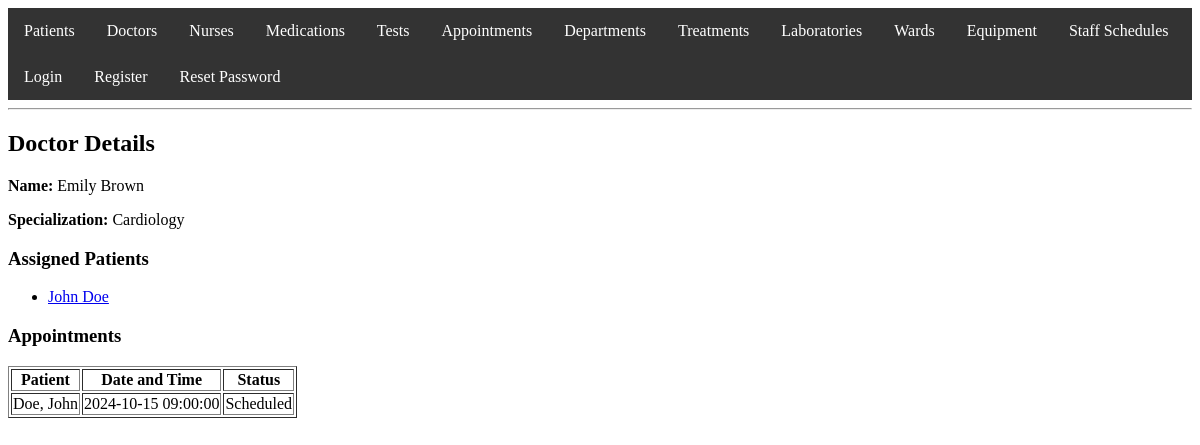
Screenshot of /doctor/doctor_care.php?id=1 with the database file from the repository.
### tables this page shows
CREATE TABLE Doctors (
                         doctor_id INT PRIMARY KEY AUTO_INCREMENT,
                         user_id INT,
                         first_name VARCHAR(50),
                         last_name VARCHAR(50),
                         specialization_id INT,
                         FOREIGN KEY (user_id) REFERENCES Users(user_id) ON DELETE CASCADE,
                         FOREIGN KEY (specialization_id) REFERENCES Specializations(specialization_id)
);

CREATE TABLE Specializations (
                                 specialization_id INT PRIMARY KEY AUTO_INCREMENT,
                                 name VARCHAR(100),
                                 description TEXT
);

CREATE TABLE Patients (
                          patient_id INT PRIMARY KEY AUTO_INCREMENT,
                          user_id INT DEFAULT NULL,
                          first_name VARCHAR(50),
                          last_name VARCHAR(50),
                          birth_date DATE,
                          gender ENUM('Male', 'Female', 'Other'),
                          address TEXT,
                          phone VARCHAR(15),
                          insurance_id INT,
                          FOREIGN KEY (user_id) REFERENCES Users(user_id) ON DELETE SET NULL,
                          FOREIGN KEY (insurance_id) REFERENCES Insurance(insurance_id)
);

CREATE TABLE Appointments (
                              appointment_id INT PRIMARY KEY AUTO_INCREMENT,
                              patient_id INT,
                              doctor_id INT,
                              appointment_date DATETIME,
                              status ENUM('Scheduled', 'Completed', 'Cancelled'),
                              FOREIGN KEY (patient_id) REFERENCES Patients(patient_id) ON DELETE CASCADE,
                              FOREIGN KEY (doctor_id) REFERENCES Doctors(doctor_id) ON DELETE CASCADE
);

### doctor/doctor_care.php (the view, shortened to what this page needs)
<?php
include '../auth.php';
include '../header.php';
$doctor_id = intval($_GET['id']);
$stmt = $conn->prepare("SELECT * FROM Doctors WHERE doctor_id = ?");
$stmt->bind_param("i", $doctor_id);
$stmt->execute();
$doctor_result = $stmt->get_result();
$doctor = $doctor_result->fetch_assoc();
$stmt = $conn->prepare("
    SELECT p.patient_id, p.first_name, p.last_name
    FROM Patients p
    JOIN DoctorPatient dp ON p.patient_id = dp.patient_id
    WHERE dp.doctor_id = ?
");
$stmt->bind_param("i", $doctor_id);
$stmt->execute();
$patients_result = $stmt->get_result();
?>
<h2>Doctor Details</h2>
<p><strong>Name:</strong> <?php echo htmlspecialchars($doctor['first_name'] . ' ' . $doctor['last_name']); ?></p>
<p><strong>Specialization:</strong>
    <?php
    $spec_id = $doctor['specialization_id'];
    $stmt = $conn->prepare("SELECT name FROM Specializations WHERE specialization_id = ?");
    $stmt->bind_param("i", $spec_id);
    $stmt->execute();
    $spec_result = $stmt->get_result();
    $spec = $spec_result->fetch_assoc();
    echo htmlspecialchars($spec['name']);
    ?>
</p>
<h3>Assigned Patients</h3>
<ul>
    <?php while ($patient = $patients_result->fetch_assoc()): ?>
        <li>
            <a href="../patient/patient_care.php?id=<?php echo $patient['patient_id']; ?>">
                <?php echo htmlspecialchars($patient['first_name'] . ' ' . $patient['last_name']); ?>
            </a>
        </li>
    <?php endwhile; ?>
</ul>
<h3>Appointments</h3>
<table border="1">
    <tr>
        <th>Patient</th>
        <th>Date and Time</th>
        <th>Status</th>
    </tr>
    <?php
    $appointments_result = $conn->prepare("
        SELECT a.*, p.first_name AS patient_first_name, p.last_name AS patient_last_name
        FROM Appointments a
        JOIN Patients p ON a.patient_id = p.patient_id
        WHERE a.doctor_id = ?
        ORDER BY a.appointment_date DESC
    ");
    $appointments_result->bind_param("i", $doctor_id);
    $appointments_result->execute();
    $appointments = $appointments_result->get_result();
    while ($appointment = $appointments->fetch_assoc()):
    ?>
    <tr>
        <td><?php echo htmlspecialchars($appointment['patient_last_name'] . ', ' . $appointment['patient_first_name']); ?></td>
        <td><?php echo htmlspecialchars($appointment['appointment_date']); ?></td>
        <td><?php echo htmlspecialchars($appointment['status']); ?></td>
    </tr>
    <?php endwhile; ?>
</table>
<?php
include '../footer.php';
?>

### rows the page displays
doctors: first_name+last_name "Emily Brown"
specializations: name "Cardiology"
patients: first_name+last_name "John Doe"
appointments: patient.first_name "Doe, John", appointment_date "2024-10-15 09:00:00", status "Scheduled"
